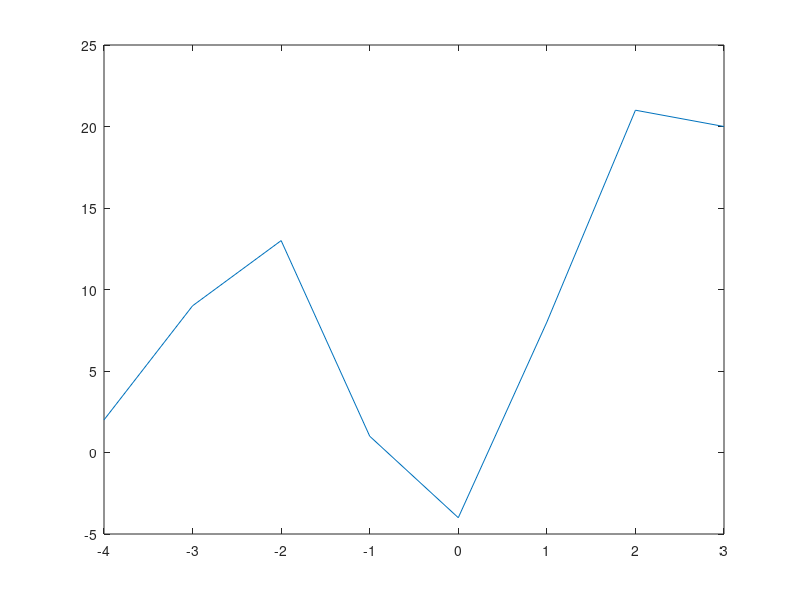

This chart was generated by the following MATLAB code:
function ans = tich_chap()

a = [1 4 5];
na = -1: 1;
b = [ 2 1 -1 0 1 4];
nb = -3: 2;
y = conv(a,b);
n1 = na(1) + nb(1);
n2 = na(end) + nb(end);
n = n1:n2;

plot(n,y);
